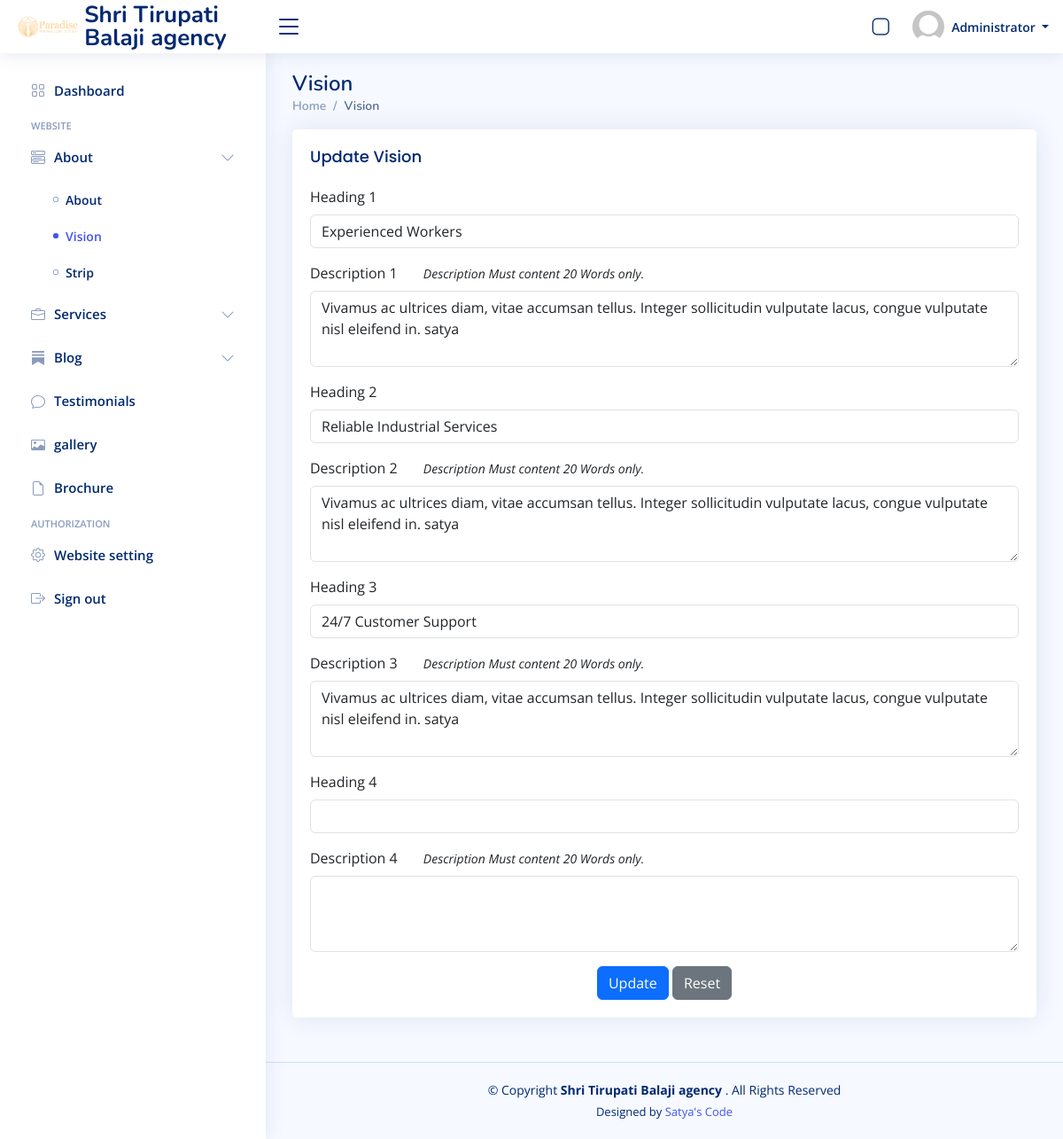
/manage/index.php?page=vision (signed in), run on the app's committed database.
### tables this page shows
CREATE TABLE `vision` (
  `id` int(11) NOT NULL,
  `heading1` text NOT NULL,
  `text1` text NOT NULL,
  `heading2` text NOT NULL,
  `text2` text NOT NULL,
  `heading3` text NOT NULL,
  `text3` text NOT NULL
);

### manage/vision.php (the view, shortened to what this page needs)
<?php
$visionsql = "SELECT * FROM `vision`";
$visionresult = $conn->query($visionsql);
$visiondata = $visionresult->fetch_assoc();
                    ?>
<div class="card">
    <div class="card-body">
        <h5 class="card-title">Update Vision</h5>
        <form action="" method="post" class="row g-3">
            <div class="col-12">
                <label for="inputNanme4" class="form-label">Heading 1</label>
                <input type="text" value="<?= $visiondata['heading1'] ?>" class="form-control" name="heading1"
                    id="inputNanme4" required>
            </div>
            <div class="col-12">
                <label for="inputEmail4" class="form-label">Description 1</label> &nbsp; &nbsp; &nbsp;
                <Small>
                    <i>
                        <?php if ($wordCountmsg1 != "") {
                            echo $wordCountmsg1;
                        } else {
                            echo "Description Must content 20 Words only.";
                        } ?>
                    </i>
                </Small>
                <textarea name="text1" id="text1" class="form-control" cols="30"
                    rows="3"><?= $visiondata['text1'] ?></textarea>
            </div>
            <div class="col-12">
                <label for="inputPassword4" class="form-label">Heading 2</label>
                <input type="text" class="form-control" value="<?= $visiondata['heading2'] ?>" name="heading2"
                    id="inputNanme4" required>
            </div>
            <div class="col-12">
                <label for="inputEmail4" class="form-label">Description 2</label> &nbsp; &nbsp; &nbsp;
                <Small>
                    <i>
                        <?php if ($wordCountmsg2 != "") {
                            echo $wordCountmsg2;
                        } else {
                            echo "Description Must content 20 Words only.";
                        } ?>
                    </i>
                </Small>
                <textarea name="text2" id="text2" class="form-control" cols="30"
                    rows="3"><?= $visiondata['text2'] ?></textarea>
            </div>
            <div class="col-12">
                <label for="inputPassword4" class="form-label">Heading 3</label>
                <input type="text" class="form-control" value="<?= $visiondata['heading3'] ?>" name="heading3"
                    id="inputNanme4" required>
            </div>
            <div class="col-12">
                <label for="inputEmail4" class="form-label">Description 3</label> &nbsp; &nbsp; &nbsp;
                <Small>
                    <i>
                        <?php if ($wordCountmsg3 != "") {
                            echo $wordCountmsg3;
                        } else {
                            echo "Description Must content 20 Words only.";
                        } ?>
                    </i>
                </Small>
                <textarea name="text3" id="text3" class="form-control" cols="30"
                    rows="3"><?= $visiondata['text3'] ?></textarea>
            </div>
            <div class="col-12">
                <label for="inputPassword4" class="form-label">Heading 4</label>
                <input type="text" class="form-control" value="<?= $visiondata['heading4'] ?>" name="heading4"
                    id="inputNanme4" required>
            </div>
            <div class="col-12">
                <label for="inputEmail4" class="form-label">Description 4</label> &nbsp; &nbsp; &nbsp;
                <Small>
                    <i>
                        <?php if ($wordCountmsg4 != "") {
                            echo $wordCountmsg4;
                        } else {
                            echo "Description Must content 20 Words only.";
                        } ?>
                    </i>
                </Small>
                <textarea name="text4" id="text4" class="form-control" cols="30"
                    rows="3"><?= $visiondata['text4'] ?></textarea>
            </div>
            <div class="text-center">
                <input type="submit" class="btn btn-primary" name="updatevision" value="Update">
                <button type="reset" class="btn btn-secondary">Reset</button>
            </div>
        </form>
    </div>
</div>

### manage/assets/css/style.css (style rules this page uses)
:root { scroll-behavior: smooth; }
body { font-family: "Open Sans", sans-serif; background: #f6f9ff; color: #444444; }
h1, h2, h3, h4, h5, h6 { font-family: "Nunito", sans-serif; }
.card { margin-bottom: 30px; border: none; border-radius: 5px; box-shadow: 0px 0 30px rgba(1, 41, 112, 0.1); }
.card-title { padding: 20px 0 15px 0; font-size: 18px; font-weight: 500; color: #012970; font-family: "Poppins", sans-serif; }
.card-body { padding: 0 20px 20px 20px; }

### data on the page
vision: heading1 "Experienced Workers", text1 "Vivamus ac ultrices diam, vitae accumsan tellus. Integer sollicitudin vulputate lacus, congue vulputate nisl eleifend in. satya", heading2 "Reliable Industrial Services", text2 "Vivamus ac ultrices diam, vitae accumsan tellus. Integer sollicitudin vulputate lacus, congue vulputate nisl eleifend in. satya", heading3 "24/7 Customer Support", text3 "Vivamus ac ultrices diam, vitae accumsan tellus. Integer sollicitudin vulputate lacus, congue vulputate nisl eleifend in. satya"

### other printed values
$_SESSION['website_info']['website_name'] "Shri Tirupati Balaji agency"
$_SESSION['loggedin_user'] "Administrator"
$title "Vision"
